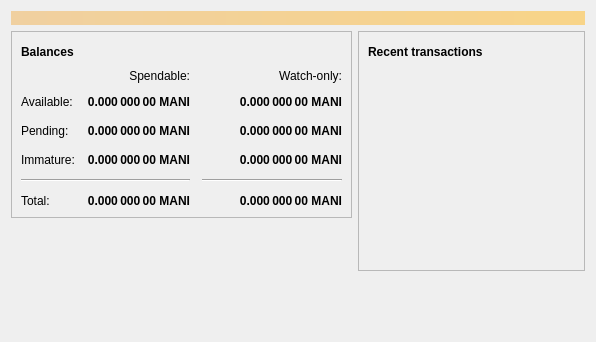
<?xml version="1.0" encoding="UTF-8"?>
<ui version="4.0">
 <class>OverviewPage</class>
 <widget class="QWidget" name="OverviewPage">
  <property name="geometry">
   <rect>
    <x>0</x>
    <y>0</y>
    <width>596</width>
    <height>342</height>
   </rect>
  </property>
  <property name="windowTitle">
   <string>Form</string>
  </property>
  <layout class="QVBoxLayout" name="topLayout">
   <item>
    <widget class="QLabel" name="labelAlerts">
     <property name="visible">
      <bool>false</bool>
     </property>
     <property name="styleSheet">
      <string notr="true">QLabel { background-color: qlineargradient(x1: 0, y1: 0, x2: 1, y2: 0, stop:0 #F0D0A0, stop:1 #F8D488); color:#000000; }</string>
     </property>
     <property name="wordWrap">
      <bool>true</bool>
     </property>
     <property name="margin">
      <number>3</number>
     </property>
     <property name="textInteractionFlags">
      <set>Qt::TextSelectableByMouse</set>
     </property>
    </widget>
   </item>
   <item>
    <layout class="QHBoxLayout" name="horizontalLayout" stretch="1,1">
     <item>
      <layout class="QVBoxLayout" name="verticalLayout_2">
       <item>
        <widget class="QFrame" name="frame">
         <property name="frameShape">
          <enum>QFrame::StyledPanel</enum>
         </property>
         <property name="frameShadow">
          <enum>QFrame::Raised</enum>
         </property>
         <layout class="QVBoxLayout" name="verticalLayout_4">
          <item>
           <layout class="QHBoxLayout" name="horizontalLayout_4">
            <item>
             <widget class="QLabel" name="label_5">
              <property name="font">
               <font>
                <weight>75</weight>
                <bold>true</bold>
               </font>
              </property>
              <property name="text">
               <string>Balances</string>
              </property>
             </widget>
            </item>
            <item>
             <widget class="QPushButton" name="labelWalletStatus">
              <property name="enabled">
               <bool>true</bool>
              </property>
              <property name="maximumSize">
               <size>
                <width>30</width>
                <height>16777215</height>
               </size>
              </property>
              <property name="toolTip">
               <string>The displayed information may be out of date. Your wallet automatically synchronizes with the Bitcoin network after a connection is established, but this process has not completed yet.</string>
              </property>
              <property name="text">
               <string/>
              </property>
              <property name="icon">
               <iconset resource="../bitcoin.qrc">
                <normaloff>:/icons/warning</normaloff>
                <disabledoff>:/icons/warning</disabledoff>:/icons/warning</iconset>
              </property>
              <property name="iconSize">
               <size>
                <width>24</width>
                <height>24</height>
               </size>
              </property>
              <property name="flat">
               <bool>true</bool>
              </property>
             </widget>
            </item>
            <item>
             <spacer name="horizontalSpacer_3">
              <property name="orientation">
               <enum>Qt::Horizontal</enum>
              </property>
              <property name="sizeHint" stdset="0">
               <size>
                <width>40</width>
                <height>20</height>
               </size>
              </property>
             </spacer>
            </item>
           </layout>
          </item>
          <item>
           <layout class="QGridLayout" name="gridLayout">
            <property name="spacing">
             <number>12</number>
            </property>
            <item row="2" column="2">
             <widget class="QLabel" name="labelWatchPending">
              <property name="font">
               <font>
                <weight>75</weight>
                <bold>true</bold>
               </font>
              </property>
              <property name="cursor">
               <cursorShape>IBeamCursor</cursorShape>
              </property>
              <property name="toolTip">
               <string>Unconfirmed transactions to watch-only addresses</string>
              </property>
              <property name="text">
               <string notr="true">0.000 000 00 MANI</string>
              </property>
              <property name="alignment">
               <set>Qt::AlignRight|Qt::AlignTrailing|Qt::AlignVCenter</set>
              </property>
              <property name="textInteractionFlags">
               <set>Qt::LinksAccessibleByMouse|Qt::TextSelectableByKeyboard|Qt::TextSelectableByMouse</set>
              </property>
             </widget>
            </item>
            <item row="2" column="1">
             <widget class="QLabel" name="labelUnconfirmed">
              <property name="font">
               <font>
                <weight>75</weight>
                <bold>true</bold>
               </font>
              </property>
              <property name="cursor">
               <cursorShape>IBeamCursor</cursorShape>
              </property>
              <property name="toolTip">
               <string>Total of transactions that have yet to be confirmed, and do not yet count toward the spendable balance</string>
              </property>
              <property name="text">
               <string notr="true">0.000 000 00 MANI</string>
              </property>
              <property name="alignment">
               <set>Qt::AlignRight|Qt::AlignTrailing|Qt::AlignVCenter</set>
              </property>
              <property name="textInteractionFlags">
               <set>Qt::LinksAccessibleByMouse|Qt::TextSelectableByKeyboard|Qt::TextSelectableByMouse</set>
              </property>
             </widget>
            </item>
            <item row="3" column="2">
             <widget class="QLabel" name="labelWatchImmature">
              <property name="font">
               <font>
                <weight>75</weight>
                <bold>true</bold>
               </font>
              </property>
              <property name="cursor">
               <cursorShape>IBeamCursor</cursorShape>
              </property>
              <property name="toolTip">
               <string>Mined balance in watch-only addresses that has not yet matured</string>
              </property>
              <property name="text">
               <string notr="true">0.000 000 00 MANI</string>
              </property>
              <property name="alignment">
               <set>Qt::AlignRight|Qt::AlignTrailing|Qt::AlignVCenter</set>
              </property>
              <property name="textInteractionFlags">
               <set>Qt::LinksAccessibleByMouse|Qt::TextSelectableByKeyboard|Qt::TextSelectableByMouse</set>
              </property>
             </widget>
            </item>
            <item row="4" column="0" colspan="2">
             <widget class="Line" name="line">
              <property name="orientation">
               <enum>Qt::Horizontal</enum>
              </property>
             </widget>
            </item>
            <item row="4" column="2">
             <widget class="Line" name="lineWatchBalance">
              <property name="sizePolicy">
               <sizepolicy hsizetype="Preferred" vsizetype="Fixed">
                <horstretch>0</horstretch>
                <verstretch>0</verstretch>
               </sizepolicy>
              </property>
              <property name="minimumSize">
               <size>
                <width>140</width>
                <height>0</height>
               </size>
              </property>
              <property name="orientation">
               <enum>Qt::Horizontal</enum>
              </property>
             </widget>
            </item>
            <item row="5" column="0">
             <widget class="QLabel" name="labelTotalText">
              <property name="text">
               <string>Total:</string>
              </property>
             </widget>
            </item>
            <item row="3" column="1">
             <widget class="QLabel" name="labelImmature">
              <property name="font">
               <font>
                <weight>75</weight>
                <bold>true</bold>
               </font>
              </property>
              <property name="cursor">
               <cursorShape>IBeamCursor</cursorShape>
              </property>
              <property name="toolTip">
               <string>Mined balance that has not yet matured</string>
              </property>
              <property name="text">
               <string notr="true">0.000 000 00 MANI</string>
              </property>
              <property name="alignment">
               <set>Qt::AlignRight|Qt::AlignTrailing|Qt::AlignVCenter</set>
              </property>
              <property name="textInteractionFlags">
               <set>Qt::LinksAccessibleByMouse|Qt::TextSelectableByKeyboard|Qt::TextSelectableByMouse</set>
              </property>
             </widget>
            </item>
            <item row="2" column="3">
             <spacer name="horizontalSpacer_2">
              <property name="orientation">
               <enum>Qt::Horizontal</enum>
              </property>
              <property name="sizeHint" stdset="0">
               <size>
                <width>40</width>
                <height>20</height>
               </size>
              </property>
             </spacer>
            </item>
            <item row="3" column="0">
             <widget class="QLabel" name="labelImmatureText">
              <property name="text">
               <string>Immature:</string>
              </property>
             </widget>
            </item>
            <item row="5" column="1">
             <widget class="QLabel" name="labelTotal">
              <property name="font">
               <font>
                <weight>75</weight>
                <bold>true</bold>
               </font>
              </property>
              <property name="cursor">
               <cursorShape>IBeamCursor</cursorShape>
              </property>
              <property name="toolTip">
               <string>Your current total balance</string>
              </property>
              <property name="text">
               <string notr="true">0.000 000 00 MANI</string>
              </property>
              <property name="alignment">
               <set>Qt::AlignRight|Qt::AlignTrailing|Qt::AlignVCenter</set>
              </property>
              <property name="textInteractionFlags">
               <set>Qt::LinksAccessibleByMouse|Qt::TextSelectableByKeyboard|Qt::TextSelectableByMouse</set>
              </property>
             </widget>
            </item>
            <item row="5" column="2">
             <widget class="QLabel" name="labelWatchTotal">
              <property name="font">
               <font>
                <weight>75</weight>
                <bold>true</bold>
               </font>
              </property>
              <property name="cursor">
               <cursorShape>IBeamCursor</cursorShape>
              </property>
              <property name="toolTip">
               <string>Current total balance in watch-only addresses</string>
              </property>
              <property name="text">
               <string notr="true">0.000 000 00 MANI</string>
              </property>
              <property name="alignment">
               <set>Qt::AlignRight|Qt::AlignTrailing|Qt::AlignVCenter</set>
              </property>
              <property name="textInteractionFlags">
               <set>Qt::LinksAccessibleByMouse|Qt::TextSelectableByKeyboard|Qt::TextSelectableByMouse</set>
              </property>
             </widget>
            </item>
            <item row="0" column="2">
             <widget class="QLabel" name="labelWatchonly">
              <property name="text">
               <string>Watch-only:</string>
              </property>
              <property name="alignment">
               <set>Qt::AlignRight|Qt::AlignTrailing|Qt::AlignVCenter</set>
              </property>
             </widget>
            </item>
            <item row="1" column="0">
             <widget class="QLabel" name="labelBalanceText">
              <property name="text">
               <string>Available:</string>
              </property>
             </widget>
            </item>
            <item row="1" column="1">
             <widget class="QLabel" name="labelBalance">
              <property name="font">
               <font>
                <weight>75</weight>
                <bold>true</bold>
               </font>
              </property>
              <property name="cursor">
               <cursorShape>IBeamCursor</cursorShape>
              </property>
              <property name="toolTip">
               <string>Your current spendable balance</string>
              </property>
              <property name="text">
               <string notr="true">0.000 000 00 MANI</string>
              </property>
              <property name="alignment">
               <set>Qt::AlignRight|Qt::AlignTrailing|Qt::AlignVCenter</set>
              </property>
              <property name="textInteractionFlags">
               <set>Qt::LinksAccessibleByMouse|Qt::TextSelectableByKeyboard|Qt::TextSelectableByMouse</set>
              </property>
             </widget>
            </item>
            <item row="1" column="2">
             <widget class="QLabel" name="labelWatchAvailable">
              <property name="font">
               <font>
                <weight>75</weight>
                <bold>true</bold>
               </font>
              </property>
              <property name="cursor">
               <cursorShape>IBeamCursor</cursorShape>
              </property>
              <property name="toolTip">
               <string>Your current balance in watch-only addresses</string>
              </property>
              <property name="text">
               <string notr="true">0.000 000 00 MANI</string>
              </property>
              <property name="alignment">
               <set>Qt::AlignRight|Qt::AlignTrailing|Qt::AlignVCenter</set>
              </property>
              <property name="textInteractionFlags">
               <set>Qt::LinksAccessibleByMouse|Qt::TextSelectableByKeyboard|Qt::TextSelectableByMouse</set>
              </property>
             </widget>
            </item>
            <item row="2" column="0">
             <widget class="QLabel" name="labelPendingText">
              <property name="text">
               <string>Pending:</string>
              </property>
             </widget>
            </item>
            <item row="0" column="1">
             <widget class="QLabel" name="labelSpendable">
              <property name="text">
               <string>Spendable:</string>
              </property>
              <property name="alignment">
               <set>Qt::AlignRight|Qt::AlignTrailing|Qt::AlignVCenter</set>
              </property>
             </widget>
            </item>
           </layout>
          </item>
         </layout>
        </widget>
       </item>
       <item>
        <spacer name="verticalSpacer">
         <property name="orientation">
          <enum>Qt::Vertical</enum>
         </property>
         <property name="sizeHint" stdset="0">
          <size>
           <width>20</width>
           <height>40</height>
          </size>
         </property>
        </spacer>
       </item>
      </layout>
     </item>
     <item>
      <layout class="QVBoxLayout" name="verticalLayout_3">
       <item>
        <widget class="QFrame" name="frame_2">
         <property name="frameShape">
          <enum>QFrame::StyledPanel</enum>
         </property>
         <property name="frameShadow">
          <enum>QFrame::Raised</enum>
         </property>
         <layout class="QVBoxLayout" name="verticalLayout">
          <item>
           <layout class="QHBoxLayout" name="horizontalLayout_2">
            <item>
             <widget class="QLabel" name="label_4">
              <property name="font">
               <font>
                <weight>75</weight>
                <bold>true</bold>
               </font>
              </property>
              <property name="text">
               <string>Recent transactions</string>
              </property>
             </widget>
            </item>
            <item>
             <widget class="QPushButton" name="labelTransactionsStatus">
              <property name="enabled">
               <bool>true</bool>
              </property>
              <property name="maximumSize">
               <size>
                <width>30</width>
                <height>16777215</height>
               </size>
              </property>
              <property name="toolTip">
               <string>The displayed information may be out of date. Your wallet automatically synchronizes with the Bitcoin network after a connection is established, but this process has not completed yet.</string>
              </property>
              <property name="text">
               <string/>
              </property>
              <property name="icon">
               <iconset resource="../bitcoin.qrc">
                <normaloff>:/icons/warning</normaloff>
                <disabledoff>:/icons/warning</disabledoff>:/icons/warning</iconset>
              </property>
              <property name="iconSize">
               <size>
                <width>24</width>
                <height>24</height>
               </size>
              </property>
              <property name="flat">
               <bool>true</bool>
              </property>
             </widget>
            </item>
            <item>
             <spacer name="horizontalSpacer">
              <property name="orientation">
               <enum>Qt::Horizontal</enum>
              </property>
              <property name="sizeHint" stdset="0">
               <size>
                <width>40</width>
                <height>20</height>
               </size>
              </property>
             </spacer>
            </item>
           </layout>
          </item>
          <item>
           <widget class="QListView" name="listTransactions">
            <property name="styleSheet">
             <string notr="true">QListView { background: transparent; }</string>
            </property>
            <property name="frameShape">
             <enum>QFrame::NoFrame</enum>
            </property>
            <property name="verticalScrollBarPolicy">
             <enum>Qt::ScrollBarAlwaysOff</enum>
            </property>
            <property name="horizontalScrollBarPolicy">
             <enum>Qt::ScrollBarAlwaysOff</enum>
            </property>
            <property name="selectionMode">
             <enum>QAbstractItemView::NoSelection</enum>
            </property>
           </widget>
          </item>
         </layout>
        </widget>
       </item>
       <item>
        <spacer name="verticalSpacer_2">
         <property name="orientation">
          <enum>Qt::Vertical</enum>
         </property>
         <property name="sizeHint" stdset="0">
          <size>
           <width>20</width>
           <height>40</height>
          </size>
         </property>
        </spacer>
       </item>
      </layout>
     </item>
    </layout>
   </item>
  </layout>
 </widget>
 <resources/>
 <connections/>
</ui>
